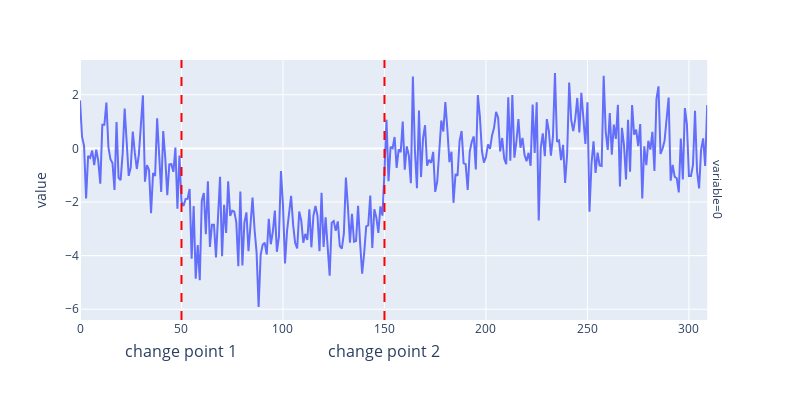

The notebook cell this image was saved under:
### Markdown cell above
## Change detection

### Code cell
from skchange.datasets.generate import generate_changing_data

n = 310

cpts = [50, 150]
means = [0.0, -3, 0.0]
df = generate_changing_data(n, cpts, means, random_state=3)
plot_changepoint_illustration(df, cpts, base_width, base_height)

### Figure 1 — Plotly figure (JSON) as saved in the notebook; plotly's stock layout.template omitted (floating-point values rounded to 4 significant figures; data arrays with more than 128 entries replaced by an {"elided": "..."} marker saying what was removed)
{"data": [{"hovertemplate": "variable=0<br>index=%{x}<br>value=%{y}<extra></extra>", "legendgroup": "", "line": {"color": "#636efa", "dash": "solid"}, "marker": {"symbol": "circle"}, "mode": "lines", "name": "", "orientation": "v", "showlegend": false, "type": "scatter", "x": {"elided": "310 int values"}, "xaxis": "x", "y": {"elided": "310 float values"}, "yaxis": "y"}], "layout": {"annotations": [{"showarrow": false, "text": "variable=0", "textangle": 90, "x": 0.98, "xanchor": "left", "xref": "paper", "y": 0.5, "yanchor": "middle", "yref": "paper"}, {"font": {"size": 16}, "showarrow": false, "text": "change point 1", "x": 50, "xref": "x", "y": -0.13, "yref": "paper", "yshift": -10}, {"font": {"size": 16}, "showarrow": false, "text": "change point 2", "x": 150, "xref": "x", "y": -0.13, "yref": "paper", "yshift": -10}], "height": 400, "legend": {"tracegroupgap": 0}, "margin": {"t": 60}, "shapes": [{"line": {"color": "red", "dash": "dash"}, "type": "line", "x0": 50, "x1": 50, "xref": "x", "y0": 0, "y1": 1, "yref": "y domain"}, {"line": {"color": "red", "dash": "dash"}, "type": "line", "x0": 150, "x1": 150, "xref": "x", "y0": 0, "y1": 1, "yref": "y domain"}], "showlegend": false, "width": 800, "xaxis": {"anchor": "y", "domain": [0, 0.98], "title": {}}, "yaxis": {"anchor": "x", "domain": [0, 1], "title": {"text": "value"}}}}
